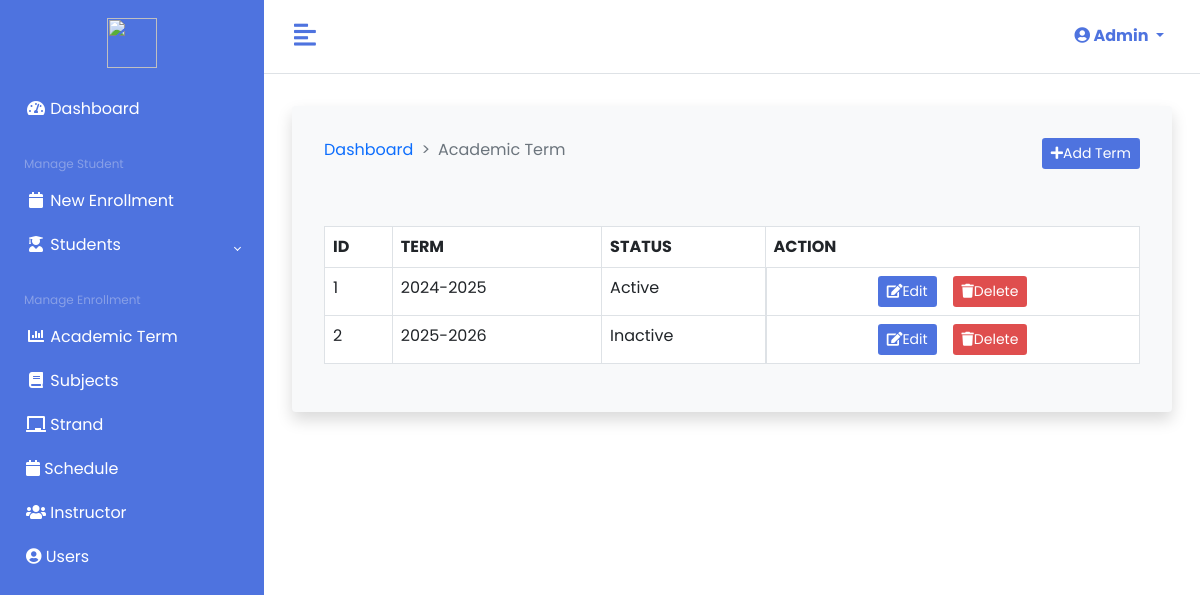
Screenshot of /admin/academic-term.php (signed in) with the database file from the repository.
### tables this page shows
CREATE TABLE `term` (
  `TERM_ID` int(20) NOT NULL,
  `TERM` varchar(255) NOT NULL,
  `STATUS` varchar(255) NOT NULL,
  `DATE` varchar(255) NOT NULL
);

### private/config/Database.php (called while the page is built, shortened)
<?php
class Database
{
    protected $localhost = "localhost";
    protected $username = "root";
    protected $password = "";
    protected $database = "enrollment_system_db";
    protected $conn;
    public function __construct()
    {
        try {
            $this->conn = new PDO("mysql:host=$this->localhost;dbname=$this->database", $this->username, $this->password);
            $this->conn->setAttribute(PDO::ATTR_ERRMODE, PDO::ERRMODE_EXCEPTION);
        } catch (PDOException $e) {
            echo "Connection failed: " . $e->getMessage();
        }
    }
    public function getAll($TableName)
    {
        $sql = "SELECT * FROM `$TableName`";
        $stmt = $this->conn->prepare($sql);
        $stmt->execute();
        return $stmt;
    }
}

### private/classes/admin/TermClass.php (called while the page is built, shortened)
<?php
class TermClass extends Database
{
    public function read()
    {
        $query = $this->getAll('term');
        while ($row = $query->fetch(PDO::FETCH_OBJ)) {
            $data[] = $row;
        }
        return isset($data) ? $data : false;
    }
}

### admin/academic-term.php (the view, shortened to what this page needs)
<?php
$term = new TermClass();
$term->index();
$term->create();
$data = $term->read();
?>
<!DOCTYPE html>
<html lang="en">
<head>
    <link href="<?= ADMIN_ASSET . 'fontawesome/css/all.min.css'; ?>" rel="stylesheet">
    <link href="<?= ADMIN_ASSET . 'bootstrap/css/bootstrap.min.css'; ?>" rel="stylesheet">
    <link href="<?= ADMIN_ASSET . 'css/style.css'; ?>" rel="stylesheet">
    <link href="<?= ADMIN_ASSET . 'css/datatables.min.css'; ?>" rel="stylesheet">
</head>
<body>
    <div class="d-flex">
        <?php include_once ADMIN_ASSET . 'include/sidebar.php'; ?>
        <div class="main">
            <?php include_once ADMIN_ASSET . 'include/navbar.php'; ?>
            <main class="p-3">
                <div class="container-fluid">
                    <div class="row mt-3">
                        <div class="col-sm-12">
                            <div class="card shadow border-0 p-3 bg-light">
                                <div class="card-body">
                                    <div class="mb-5 justify-content-between d-flex">
                                        <nav style="--bs-breadcrumb-divider: '>';" aria-label="breadcrumb">
                                            <ol class="breadcrumb">
                                                <li class="breadcrumb-item"><a href="dashboard.php">Dashboard</a></li>
                                                <li class="breadcrumb-item active" aria-current="page">Academic Term</li>
                                            </ol>
                                        </nav>
                                        <div>
                                            <button class="btn btn-sm btn-blue" data-bs-toggle="modal" data-bs-target="#add-term-modal"><i class="fas fa-plus"></i>Add Term</button>
                                        </div>
                                    </div>
                                    <table class="table table-bordered bg-body" id="table">
                                        <thead>
                                            <tr>
                                                <th>ID</th>
                                                <th>TERM</th>
                                                <th>STATUS</th>
                                                <th>ACTION</th>
                                            </tr>
                                        </thead>
                                        <tbody>
                                            <?php if ($data): ?>
                                                <?php
                                                $no = 1;
                                                foreach ($data as $row):
                                                ?>
                                                    <tr>
                                                        <td><?= $no++ ?></td>
                                                        <td><?= $row->TERM ?></td>
                                                        <td><?= $row->STATUS ?></td>
                                                        <td class="justify-content-center d-flex">
                                                            <button id="edit-btn" value="<?= $row->TERM_ID ?>" class="btn btn-sm btn-blue mx-2"><i class="fas fa-edit"></i>Edit</button>
                                                            <a href="academic-term.php?delete_id=<?= $row->TERM_ID ?>" onclick="return window.confirm('Are you want to delete?')" class="btn btn-sm btn-red mx-2"><i class="fas fa-trash"></i>Delete</a>
                                                        </td>
                                                    </tr>
                                                <?php endforeach; ?>
                                            <?php endif; ?>
                                        </tbody>
                                    </table>
                                </div>
                            </div>
                        </div>
                    </div>
                </div>
            </main>
        </div>
    </div>
</body>
</html>

### public/css/style.css (style rules this page uses)
:root { --bs-blue: #4e73df; --bs-red: #df4e4e; --bs-green: #44ca7c; --bs-orange: #ec7f25; }
* { font-family: "Poppins", sans-serif; }
.btn-blue { color: #fff; background-color: var(--bs-blue); }
.btn-red { color: #fff; background-color: var(--bs-red); }
a { text-decoration: none; }
.main { min-height: 100vh; width: 100%; overflow: hidden; background-color: #fff; }

### rows the page displays
term: TERM "2024-2025", STATUS "Active", $row->TERM_ID 44 (drawn)
term: TERM "2025-2026", STATUS "Inactive", $row->TERM_ID 47 (drawn)

### other values shown
Session::get('admin_username') "Admin"
